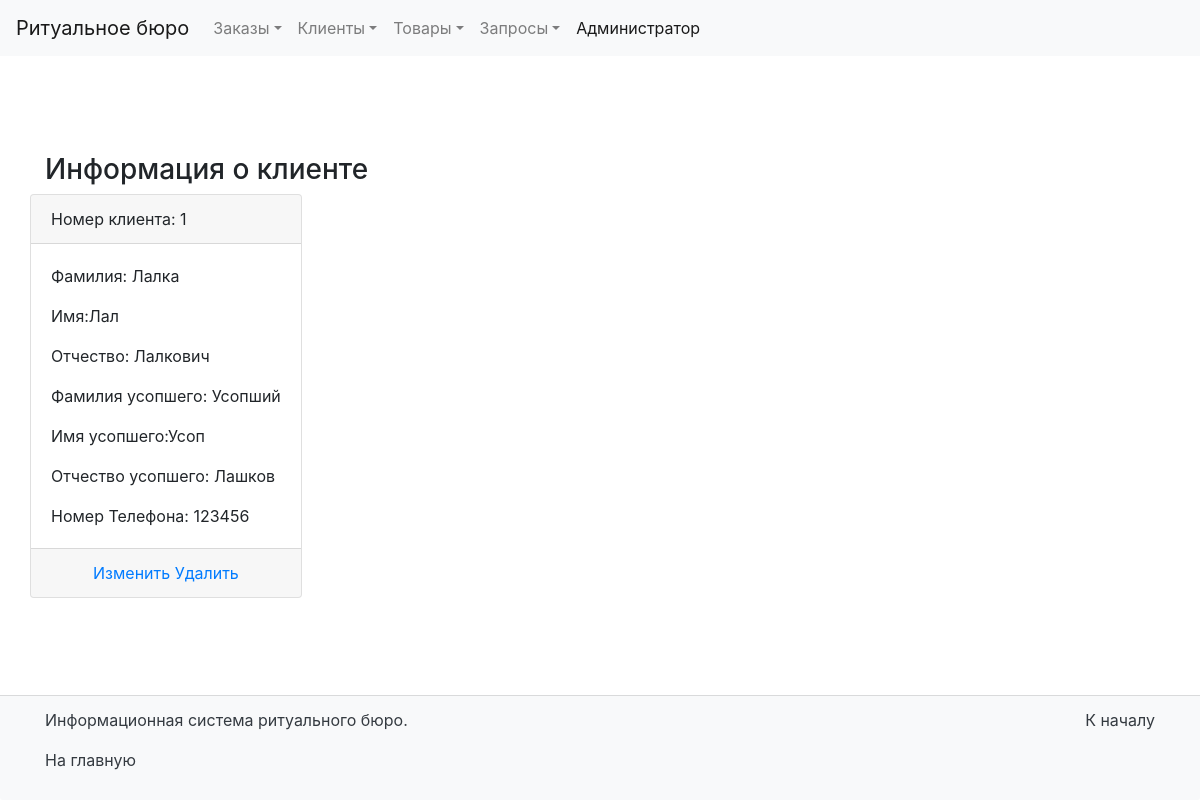
Page /clients/1/ on the committed database.
### BD_Report/models.py (models this page shows, shortened)
class Client(models.Model):
    clientID = models.AutoField(primary_key=True, verbose_name='ID')
    surname = models.CharField(max_length=30, verbose_name='Фамилия')
    name = models.CharField(max_length=30, verbose_name='Имя')
    patronymic = models.CharField(max_length=30, verbose_name='Отчество')
    deceased_surname = models.CharField(max_length=30, verbose_name='Фамилия усопшего')
    deceased_name = models.CharField(max_length=30, verbose_name='Имя усопшего')
    deceased_patronymic = models.CharField(max_length=30, verbose_name='Отчество усопшего')
    phoneNumber = models.IntegerField(verbose_name='Телефон')
    class Meta:
        verbose_name = 'Клиент'
        verbose_name_plural = 'Клиенты'

### BD_Report/views.py (the view)
# urls.py: path('clients/<int:pk>/', ViewClient.as_view(), name='view_client'),
class ViewClient(DetailView):
    model = Client
    context_object_name = 'client_item'
    template_name = 'BD_Report/view_client.html'

### BD_Report/templates/BD_Report/view_client.html (shortened to what this page needs)
{% extends 'base.html' %}
{% block container_title %}<h3>Информация о клиенте</h3>{% endblock %}
{% block content %}
<div class="card mb-3">
    <div class="card-header">
        Номер клиента: {{ client_item.clientID }}</a>
    </div>
    <div class="card-body">
        <div class="media">
            <div class="media-body">
                <p class="card-text">Фамилия: {{ client_item.surname }}</p>
                <p class="card-text">Имя:{{ client_item.name}}</p>
                <p class="card-text">Отчество: {{ client_item.patronymic }}</p>
                <p class="card-text">Фамилия усопшего: {{ client_item.deceased_surname }}</p>
                <p class="card-text">Имя усопшего:{{ client_item.deceased_name}}</p>
                <p class="card-text">Отчество усопшего: {{ client_item.deceased_patronymic }}</p>
                <p class="card-text">Номер Телефона: {{ client_item.phoneNumber}}</p>
            </div>
        </div>
    </div>
    <div class="card-footer text-muted" align="center">
        <a href="{% url 'edit_client' client_item.pk %}">Изменить</a>
        <a href="{% url 'delete_client' client_item.pk %}">Удалить</a>
    </div>
</div>
{% endblock %}

### rows in the picture
Client: clientID "1", surname "Лалка", name "Лал", patronymic "Лалкович", deceased_surname "Усопший", deceased_name "Усоп", deceased_patronymic "Лашков", phoneNumber "123456"
